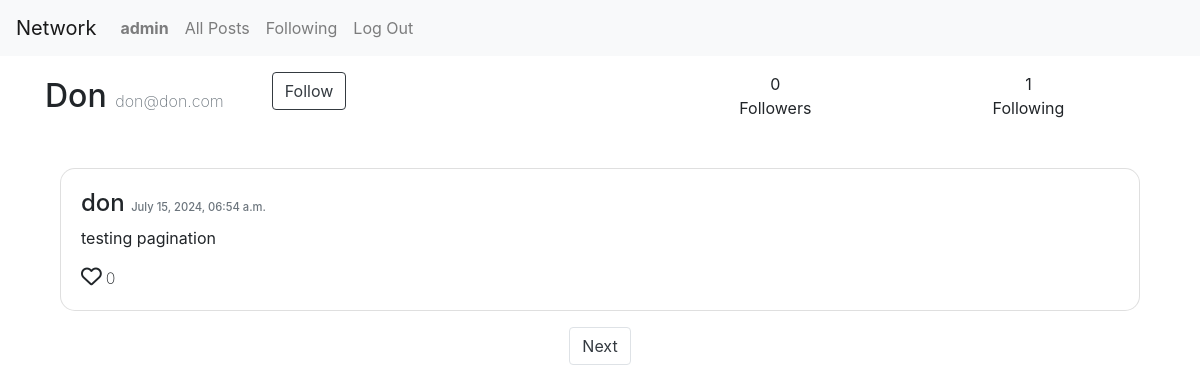
Screenshot of /profile/1/ (signed in) with the database file from the repository.
### network/models.py (models this page shows, shortened)
class User(AbstractUser):
    pass

class Post(models.Model):
    content = models.TextField()
    user= models.ForeignKey('User', on_delete=models.CASCADE, related_name="user_post")
    timestamp= models.DateTimeField(auto_now_add=True)

### network/views.py (the view)
# urls.py: path("profile/<int:user_id>/", views.profile, name="profile"),
@login_required
def profile(request, user_id):
    user = get_object_or_404(User, pk=user_id)
    is_profile = request.user == user
    is_following = Follow.objects.filter(user=request.user, followed=user).exists()
    following_count = user.user_following.count()
    followers_count = user.user_followed.count()
    posts = user.user_post.all().order_by('-timestamp')
    page = request.GET.get("page")
    page_posts = paginator(posts,page)
    return render(request, "network/profile.html", {
        "user1":user,
        "is_profile": is_profile,
        "following_count": following_count,
        "follower_count": followers_count,
        "is_following": is_following,
        "page_posts": page_posts,
    })

### network/views.py (called while the page is built)
def paginator(posts, page):
     paginator = Paginator(posts, 1)
     page_posts = paginator.get_page(page)
     return page_posts

### network/templates/network/profile.html (shortened to what this page needs)
{% extends "network/layout.html" %} {% block body %}
<div class="container">
  <div class="mt-3 d-flex flex-row">
    <div id="user-data" class="flex-fill d-flex align-self-center">
      <p>
        {{user1.username | title}}
        <span id="email-text" class="text-muted">{{user1.email}}</span>
      </p>
      <form id="follow_form" action="" class="d-inline-block">
        {% csrf_token %} {% if not is_profile %} {% if is_following %}
        <input
          class="btn btn-outline-danger ml-5"
          data-user-id="{{user1.id}}"
          type="button"
          value="Unfollow"
          id="follow_btn"
        />
        {% else %}
        <input
          class="btn btn-outline-dark ml-5"
          data-user-id="{{user1.id}}"
          type="button"
          id="follow_btn"
          value="Follow"
        />
        {% endif %} {% endif %}
      </form>
    </div>
    <div id="follow-count" class="d-flex flex-fill">
      <div class="col align-self-center">
        <p class="text-center">{{ follower_count }}</p>
        <p class="text-center">Followers</p>
      </div>
      <div class="col align-self-center">
        <p class="text-center">{{following_count}}</p>
        <p class="text-center">Following</p>
      </div>
    </div>
  </div>
  <div id="posts" class="container mt-5">
    {% for post in page_posts %}
    <div class="card mt-3">
      <div class="card-body">
        <h4>
          {{post.user.username}}
          <span class="text-muted"
            >{{ post.timestamp|date:"F d, Y, H:i a" }}</span
          >
        </h4>
        <p class="card-text">{{post.content}}</p>
        <a href="#" class="red-link"><i class="fa-regular fa-heart"></i></a
        ><span class="ml-1">0</span>
      </div>
    </div>
    {% endfor %}
    <nav
      aria-label="Page navigation example"
      class="mt-3 d-flex justify-content-center"
    >
      <ul class="pagination">
         {% if page_posts.has_next %}
        <li class="page-item">
          <a
            class="page-link text-dark"
            href="?page={{page_posts.next_page_number}} "
            >Next</a
          >
        </li>
        {% endif %}
      </ul>
    </nav>
  </div>
</div>
{% endblock body %}

### network/templates/network/layout.html (shortened to what this page needs)
{% load static %}
<!DOCTYPE html>
<html lang="en">
  <head>
    <link
      rel="stylesheet"
      href="https://stackpath.bootstrapcdn.com/bootstrap/4.4.1/css/bootstrap.min.css"
    />
    <link href="{% static 'network/styles.css' %}" rel="stylesheet" />
  </head>
  <body>
    <nav class="navbar navbar-expand-lg navbar-light bg-light">
      <a class="navbar-brand" href="{% url "index" %}">Network</a>
      <div>
        <ul class="navbar-nav mr-auto">
          {% if user.is_authenticated %}
          <li class="nav-item">
            <a class="nav-link" href="{% url "profile" user.id %}"
              ><strong>{{ user.username }}</strong></a
            >
          </li>
          {% endif %}
          <li id="allPosts" class="nav-item">
            <a  class="nav-link" href="{% url "posts_route" 'all' %}">All Posts</a>
          </li>
          {% if user.is_authenticated %}
          <li id="fllwnPosts" class="nav-item">
            <a class="nav-link" href="{% url "posts_route" 'following' %}">Following</a>
          </li>
          <li class="nav-item">
            <a class="nav-link" href="{% url 'logout' %}">Log Out</a>
          </li>
          {% endif %}
        </ul>
      </div>
    </nav>
    <div class="body">{% block body %} {% endblock %}</div>
  </body>
</html>

### network/static/network/styles.css (style rules this page uses)
.card { border-radius: 15px; }
h4 span.text-muted { font-size: 0.7rem; }
a { text-decoration: none; color: inherit; }
i.fa-heart { font-size: 1.3rem; }
a.red-link + span { font-size: 1rem; font-weight: 200; }
#user-data p { font-size: 2rem; font-weight: 500; margin-bottom: 0; display: inline-block; }
#user-data p > span { font-size: 1rem; font-weight: 200; }
#follow-count p { margin-bottom: 0; }
form#follow_form { display: inline-block; }

### rows the page displays
User: username "admin"
User: username "Don", email "don@don.com"
Post: user.username "don", timestamp "July 15, 2024, 06:54 a.m.", content "testing pagination"

### other values shown
{{ follower_count }} "0"
{{ following_count }} "1"
